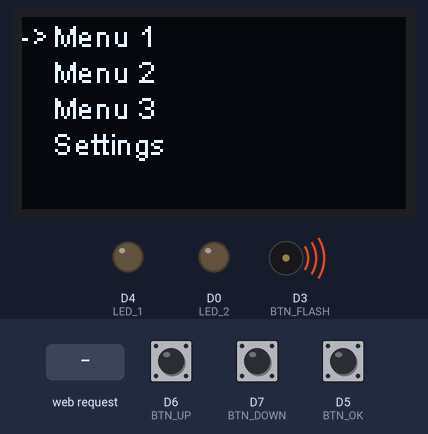
This sketch was run on a simulated ESP8266 (NodeMCU). Parts: 128×64 one-colour display, output pins drawn as LEDs (lit = HIGH), buzzer (waves = sounding). Inputs (shaded band) come from the test bench; at power-on: D5 (BTN_OK) HIGH, D7 (BTN_DOWN) HIGH, D6 (BTN_UP) HIGH. WiFi joins after 1.5 s; servers stay silent unless stated; random numbers use the default seed unless the sketch sets one; EEPROM starts erased; no MQTT or app messages arrive unless stated; what the sketch prints to the serial monitor is not drawn.

Above: at 7.9 s.
8.0 s: D5 (BTN_OK) pulled LOW for 0.15 s
At 9.3 s:
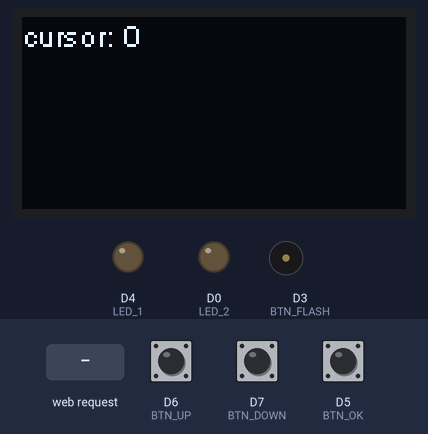
10.5 s: HTTP request GET /display received
At 11.2 s:
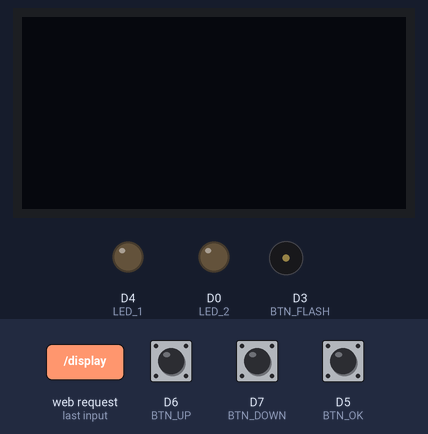
12.0 s: D7 (BTN_DOWN) pulled LOW for 0.15 s
At 13.1 s:
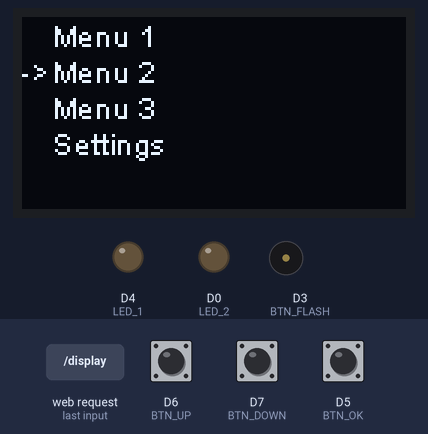
13.6 s: D5 (BTN_OK) pulled LOW for 1 s
At 14.77 s:
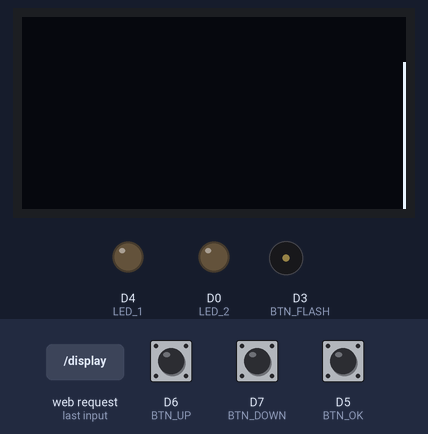
15.2 s: D6 (BTN_UP) pulled LOW for 1 s
At 16.7 s:
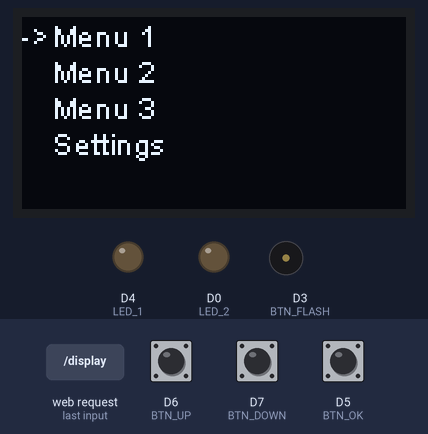
17.7 s: HTTP request GET /display?msg=1 received
At 19.1 s:
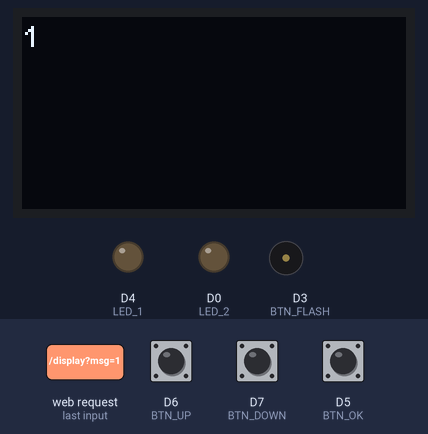
Timing chart, 0 to 20.2 s (numbered marks = the images above; inputs shaded):
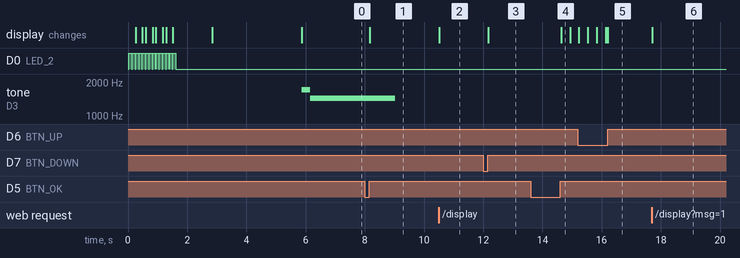

Measured:
- after the input at 8.0 s, the display: changes after 0.17 s (image 1)
- after the input at 10.5 s, the display: changes at once (image 2)
- after the input at 12.0 s, the display: changes after 0.16 s (image 3)
- after the input at 13.6 s, the display: changes after 1.0 s (image 4)
- after the input at 17.7 s, the display: changes at once (image 6)

The sketch:

esp8266-oled.ino
```cpp
#include <EEPROM.h>
#include <SSD1306.h>
#include <ESP8266mDNS.h>
#include <ESP8266SSDP.h>
#include <ESP8266WiFi.h>
#include <ESP8266WebServer.h>
#include <PubSubClient.h>

#define BTN_UP    12 //GPIO 12 = D6
#define BTN_DOWN  13 //GPIO 13 = D7
#define BTN_OK    14 //GPIO 14 = D5
#define BTN_FLASH 0  //GPIO 0  = FLASH BUTTON
#define BTN_RESET 4
#define LED_1     2
#define LED_2     16
#define BUZZER    D3

#define WiFi_Logo_width 60
#define WiFi_Logo_height 36

const char WiFi_Logo_bits[] PROGMEM = {
0x00, 0x00, 0x00, 0x00, 0x00, 0x00, 0x00, 0x00, 0x00, 0x00, 0x00, 0xF8,
0x00, 0x00, 0x00, 0x00, 0x00, 0x00, 0x80, 0xFF, 0x07, 0x00, 0x00, 0x00,
0x00, 0x00, 0xE0, 0xFF, 0x1F, 0x00, 0x00, 0x00, 0x00, 0x00, 0xF8, 0xFF,
0x7F, 0x00, 0x00, 0x00, 0x00, 0x00, 0xFC, 0xFF, 0xFF, 0x00, 0x00, 0x00,
0x00, 0x00, 0xFE, 0xFF, 0xFF, 0x01, 0x00, 0x00, 0x00, 0x00, 0xFF, 0xFF,
0xFF, 0x03, 0x00, 0x00, 0x00, 0xFC, 0xFF, 0xFF, 0xFF, 0xFF, 0x00, 0x00,
0x00, 0xFF, 0xFF, 0xFF, 0x07, 0xC0, 0x83, 0x01, 0x80, 0xFF, 0xFF, 0xFF,
0x01, 0x00, 0x07, 0x00, 0xC0, 0xFF, 0xFF, 0xFF, 0x00, 0x00, 0x0C, 0x00,
0xC0, 0xFF, 0xFF, 0x7C, 0x00, 0x60, 0x0C, 0x00, 0xC0, 0x31, 0x46, 0x7C,
0xFC, 0x77, 0x08, 0x00, 0xE0, 0x23, 0xC6, 0x3C, 0xFC, 0x67, 0x18, 0x00,
0xE0, 0x23, 0xE4, 0x3F, 0x1C, 0x00, 0x18, 0x00, 0xE0, 0x23, 0x60, 0x3C,
0x1C, 0x70, 0x18, 0x00, 0xE0, 0x03, 0x60, 0x3C, 0x1C, 0x70, 0x18, 0x00,
0xE0, 0x07, 0x60, 0x3C, 0xFC, 0x73, 0x18, 0x00, 0xE0, 0x87, 0x70, 0x3C,
0xFC, 0x73, 0x18, 0x00, 0xE0, 0x87, 0x70, 0x3C, 0x1C, 0x70, 0x18, 0x00,
0xE0, 0x87, 0x70, 0x3C, 0x1C, 0x70, 0x18, 0x00, 0xE0, 0x8F, 0x71, 0x3C,
0x1C, 0x70, 0x18, 0x00, 0xC0, 0xFF, 0xFF, 0x3F, 0x00, 0x00, 0x08, 0x00,
0xC0, 0xFF, 0xFF, 0x1F, 0x00, 0x00, 0x0C, 0x00, 0x80, 0xFF, 0xFF, 0x1F,
0x00, 0x00, 0x06, 0x00, 0x80, 0xFF, 0xFF, 0x0F, 0x00, 0x00, 0x07, 0x00,
0x00, 0xFE, 0xFF, 0xFF, 0xFF, 0xFF, 0x01, 0x00, 0x00, 0xF8, 0xFF, 0xFF,
0xFF, 0x7F, 0x00, 0x00, 0x00, 0x00, 0xFE, 0xFF, 0xFF, 0x01, 0x00, 0x00,
0x00, 0x00, 0xFC, 0xFF, 0xFF, 0x00, 0x00, 0x00, 0x00, 0x00, 0xF8, 0xFF,
0x7F, 0x00, 0x00, 0x00, 0x00, 0x00, 0xE0, 0xFF, 0x1F, 0x00, 0x00, 0x00,
0x00, 0x00, 0x80, 0xFF, 0x07, 0x00, 0x00, 0x00, 0x00, 0x00, 0x00, 0xFC,
0x00, 0x00, 0x00, 0x00, 0x00, 0x00, 0x00, 0x00, 0x00, 0x00, 0x00, 0x00,
};

const char *ssid     = "wifi@lsong.org";
const char *password = "song940@163.com";

const char *menu[] = {
  "Menu 1",
  "Menu 2",
  "Menu 3",
  "Settings",
  NULL
};

int cursor = 0;
int current = 0;
int keyCode = 0;
int progress = 0;
bool canBtnPress = true;

int buffer[128];
int lastMsg = 0;

WiFiClient network;
PubSubClient mqtt(network);
ESP8266WebServer server(80);
SSD1306 display(0x3c, D1, D2);

void setup() {

  pinMode(LED_1    , OUTPUT);
  pinMode(LED_2    , OUTPUT);
  pinMode(BUZZER   , OUTPUT);
  pinMode(BTN_FLASH, INPUT);
  pinMode(BTN_RESET, INPUT_PULLUP);
  pinMode(BTN_DOWN , INPUT_PULLUP);
  pinMode(BTN_OK   , INPUT_PULLUP);
  pinMode(BTN_UP   , INPUT_PULLUP);

  display.init();
  display.flipScreenVertically();
  display.setContrast(255);
  display.setFont(ArialMT_Plain_10);
  //
  EEPROM.begin(4096);
  WiFi.mode(WIFI_STA);
  WiFi.begin (ssid, password);
  Serial.begin(115200);
  Serial.println("\nStarting...\n");
  // Wait for connection
  while (WiFi.status() != WL_CONNECTED && progress<=100) {
    loading();
    Serial.print ( "." );
    blink();
  }

  mqtt.setServer("lsong.org", 1883);
  mqtt.setCallback(onMessage);

  server.on ( "/", handleRoot );
  server.on ( "/test.svg", drawGraph );
  server.on ( "/display", []() {
    display.clear();
    display.drawStringMaxWidth(0, 0, 128, server.arg("msg"));
    display.display();
    server.send ( 200, "text/plain", "this works as well" );
  } );
  server.on("/description.xml", HTTP_GET, [](){
    SSDP.schema(server.client());
  });
  server.onNotFound ( handleNotFound );
  server.begin();

  Serial.println ( "" );
  Serial.print ( "Connected to " );
  Serial.println ( ssid );
  Serial.print ( "IP address: " );
  Serial.println ( WiFi.localIP() );
  Serial.println ( "HTTP server started" );

  Serial.printf("Starting SSDP...\n");
  SSDP.setSchemaURL("description.xml");
  SSDP.setHTTPPort(80);
  SSDP.setName("Philips hue clone");
  SSDP.setSerialNumber("001788102201");
  SSDP.setURL("index.html");
  SSDP.setModelName("Philips hue bridge 2012");
  SSDP.setModelNumber("929000226503");
  SSDP.setModelURL("http://www.meethue.com");
  SSDP.setManufacturer("Royal Philips Electronics");
  SSDP.setManufacturerURL("http://www.philips.com");
  SSDP.begin();

  while(progress<=100){
    loading();
  }

  display.clear();
  display.drawXbm(34, 14, WiFi_Logo_width, WiFi_Logo_height, WiFi_Logo_bits);
  display.setTextAlignment(TEXT_ALIGN_CENTER);
  display.drawString(64, WiFi_Logo_height + 16, WiFi.localIP().toString());
  display.display();
  delay(3000);
  drawMenu();
  play("1d2f1e");
}

void onMessage(char* topic, byte* payload, unsigned int length){
  Serial.print("Message arrived [");
  Serial.print(topic);
  Serial.print("] ");
  for (int i = 0; i < length; i++) {
    Serial.print((char)payload[i]);
  }
  Serial.println();
}

void play(char* melody) {
  int length = sizeof(melody) / sizeof(char);;
  char names[] = { 'c', 'd', 'e', 'f', 'g', 'a', 'b', 'C' };
  int tones[] = { 1915, 1700, 1519, 1432, 1275, 1136, 1014, 956 };
  for (int i = 0; i < length / 2; i+=2) {
    int d = (int)melody[i] - 48;
    char t = melody[i+1];
    for(int j=0;j<8;j++){
      if(t == names[j]){
        tone(BUZZER, tones[j], tones[j] * 2);
        delay(d * 300);
      }
    }
  }
  noTone(BUZZER);
}

void blink(){
  int s = digitalRead(LED_2);
  digitalWrite (LED_2, !s);
  delay(100);
  digitalWrite (LED_2, s);
}

void loading(){
  display.clear();
  display.drawProgressBar(0, 32, 120, 10, progress);
  display.setTextAlignment(TEXT_ALIGN_CENTER);
  display.drawString(64, 15, String(progress++) + "%");
  display.display();
}

void loop() {

  // Loop until we're reconnected
  while (!mqtt.connected()) {
    Serial.print("Attempting MQTT connection...");
    // Create a random client ID
    String clientId = "ESP8266Client-";
    clientId += String(random(0xffff), HEX);
    // Attempt to connect
    if (mqtt.connect(clientId.c_str())) {
      Serial.println("connected");
      // Once connected, publish an announcement...
      mqtt.publish("lsong", "esp8266 is online");
      // ... and resubscribe
      mqtt.subscribe("esp8266");
    } else {
      Serial.print("failed, rc=");
      Serial.print(mqtt.state());
      Serial.println(" try again in 5 seconds");
      // Wait 5 seconds before retrying
      delay(5000);
    }
  }

  mqtt.loop();
  server.handleClient();
  if(Serial.available()){
    String input = Serial.readString();
  }

  scanButton();

  if(current == 1){
    for(int i=0;i<127;i++){
      buffer[i] = buffer[i+1];
    }
    buffer[127] = rand() % 64;
    display.clear();
    for(int i=0;i<128;i++) display.drawLine(i, 64, i, 64-buffer[i]);
    display.display();
  }

  long now = millis();
  if(current == 2){
    if (now - lastMsg > 2000) {
      lastMsg = now;
      Serial.print("Publish message: ");
      mqtt.publish("lsong", "hello");
    }
  }
}

void drawMenu(){
  int i = 0;
  int fontSize = 12;
  display.clear();
  display.setFont(ArialMT_Plain_10);
  display.setTextAlignment(TEXT_ALIGN_LEFT);
  while(menu[i]){
    display.drawString(10, i * fontSize, menu[i]);
    i++;
  }
  display.drawString(0, cursor * fontSize, "->");
  display.display();
}


void scanButton(){
  int a = digitalRead(BTN_OK);
  int b = digitalRead(BTN_UP);
  int c = digitalRead(BTN_DOWN);
  if(a == LOW || b == LOW || c == LOW){
     if(canBtnPress) {
        canBtnPress = false;
        if(a == LOW) keyCode = 0;
        if(b == LOW) keyCode = 1;
        if(c == LOW) keyCode = 2;
      }
  } else if(!canBtnPress){
    canBtnPress = true;
    Serial.println ( "keyCode: " + keyCode );
    doSwitch(keyCode);
  }
}

void doSwitch(int code){
  current = -1;
  if(code == 1 && cursor > 0){
    cursor--;
    drawMenu();
  }
  if(code == 2 && cursor < 3){
    cursor++;
    drawMenu();
  }
  if(code == 0){
    current = cursor;
    display.clear();
    display.drawStringMaxWidth(0, 0, 128, "cursor: " + String(cursor));
    display.display();
  }
}

void handleRoot() {
  char temp[512];
  int sec = millis() / 1000;
  int min = sec / 60;
  int hr  = min / 60;
  snprintf ( temp, 512,
    "<html>\
      <head>\
        <meta http-equiv='refresh' content='10'/>\
        <title>ESP8266 Demo</title>\
        <style>\
          body{ width: 50%; margin: auto; text-align: center; }\
          button, input, textarea{ display: block; width: 100%; }\
        </style>\
      </head>\
      <body>\
        <h1>Hello from ESP8266!</h1>\
        <p>Uptime: %02d:%02d:%02d</p>\
        <img src=\"/test.svg\" />\
        <form action='/display' >\
          <textarea name='msg' ></textarea>\
          <button type='submit' >submit</button>\
        </form>\
      </body>\
    </html>", hr, min % 60, sec % 60
  );
  server.send ( 200, "text/html", temp );
}

void drawGraph() {
  String out = "";
  char temp[100];
  out += "<svg xmlns=\"http://www.w3.org/2000/svg\" version=\"1.1\" width=\"400\" height=\"150\">\n";
  out += "<rect width=\"400\" height=\"150\" fill=\"rgb(250, 230, 210)\" stroke-width=\"1\" stroke=\"rgb(0, 0, 0)\" />\n";
  out += "<g stroke=\"black\">\n";
  int y = rand() % 130;
  for (int x = 10; x < 390; x+= 10) {
    int y2 = rand() % 130;
    sprintf(temp, "<line x1=\"%d\" y1=\"%d\" x2=\"%d\" y2=\"%d\" stroke-width=\"1\" />\n", x, 140 - y, x + 10, 140 - y2);
    out += temp;
    y = y2;
  }
  out += "</g>\n</svg>\n";
  server.send ( 200, "image/svg+xml", out);
}

void handleNotFound() {
  blink();
  String message = "File Not Found\n\n";
  message += "URI: ";
  message += server.uri();
  message += "\nMethod: ";
  message += ( server.method() == HTTP_GET ) ? "GET" : "POST";
  message += "\nArguments: ";
  message += server.args();
  message += "\n";

  for ( uint8_t i = 0; i < server.args(); i++ ) {
    message += " " + server.argName ( i ) + ": " + server.arg ( i ) + "\n";
  }
  server.send ( 404, "text/plain", message );
}
```
